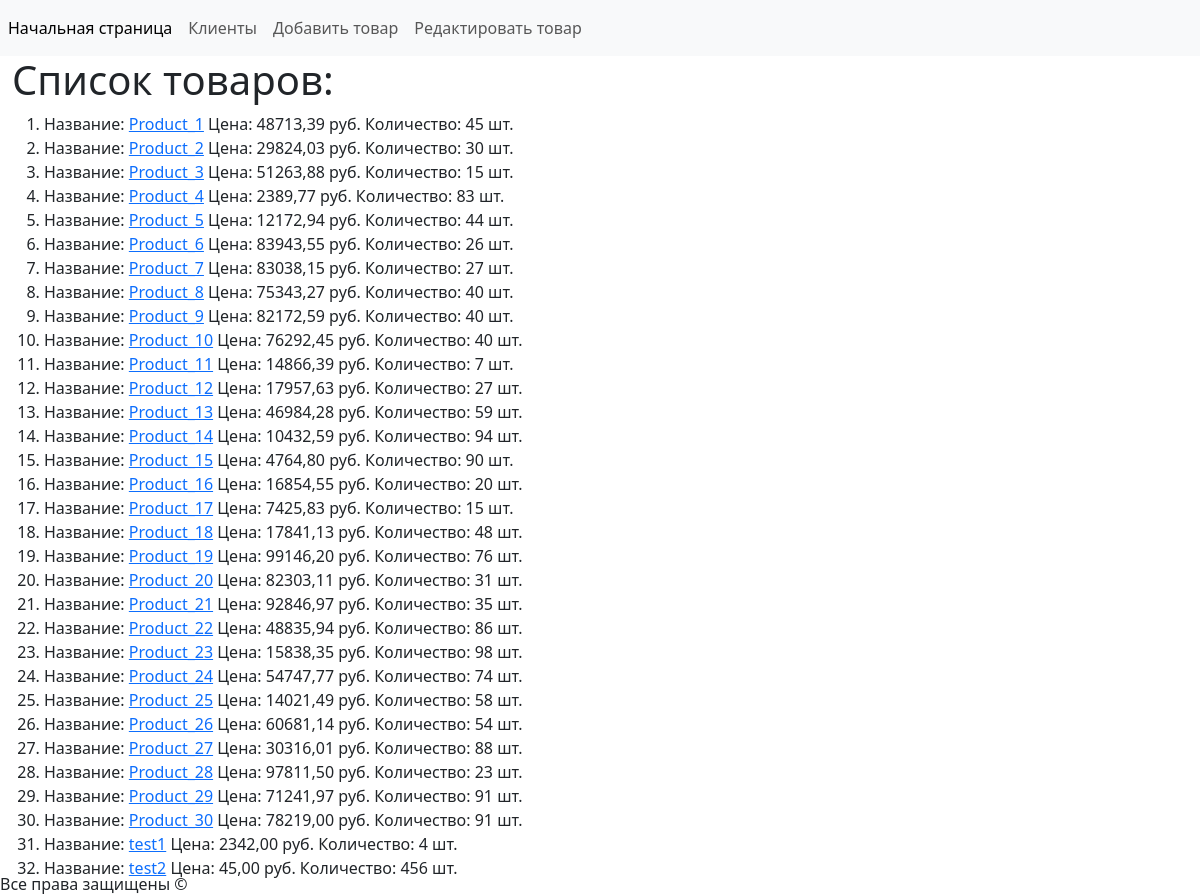
The page / on the database its author committed.
### shop/models.py (models this page shows, shortened)
class Product(models.Model):
    name = models.CharField(max_length=200)
    description = models.TextField(default=None)
    price = models.DecimalField(max_digits=10, decimal_places=2)
    quantity = models.IntegerField(default=0)
    add_date = models.DateField(default=None)
    image = models.ImageField(null=True)

### shop/views.py (the view)
# urls.py: path('', views.GetIndex.as_view(), name='get_index'),
class GetIndex(View):
    def get(self, request):
        products = Product.objects.all()
        title_content = 'Список товаров:'
        context = {'title': 'Интернет-магазин',
                    'content': {'title': title_content,
                                'result': products,
                                }
                    }
        return render(request, 'shop/index.html', context)

### shop/templates/shop/index.html (shortened to what this page needs)
{% extends 'base.html' %}
{% block content %}
  <h1>{{ content.title }}</h1>
  {% if content.result %}
    <ol>
      {% for product in content.result %}
        <li>
          Название: <a href="{% url 'get_product_id' product.id %}">{{ product.name }}</a>
          Цена: {{ product.price }} руб.
          Количество: {{ product.quantity }} шт.
        </li>
      {% endfor %}
    </ol>
  {% else %}
    <p>Ожидается поступление товаров</p>
  {% endif %}
{% endblock %}

### rows shown on the page
Product: name "Product_1", price "48713,39", quantity "45"
Product: name "Product_2", price "29824,03", quantity "30"
Product: name "Product_3", price "51263,88", quantity "15"
Product: name "Product_4", price "2389,77", quantity "83"
Product: name "Product_5", price "12172,94", quantity "44"
Product: name "Product_6", price "83943,55", quantity "26"
Product: name "Product_7", price "83038,15", quantity "27"
Product: name "Product_8", price "75343,27", quantity "40"
Product: name "Product_9", price "82172,59", quantity "40"
Product: name "Product_10", price "76292,45", quantity "40"
Product: name "Product_11", price "14866,39", quantity "7"
Product: name "Product_12", price "17957,63", quantity "27"
Product: name "Product_13", price "46984,28", quantity "59"
Product: name "Product_14", price "10432,59", quantity "94"
Product: name "Product_15", price "4764,80", quantity "90"
Product: name "Product_16", price "16854,55", quantity "20"
Product: name "Product_17", price "7425,83", quantity "15"
Product: name "Product_18", price "17841,13", quantity "48"
Product: name "Product_19", price "99146,20", quantity "76"
Product: name "Product_20", price "82303,11", quantity "31"
Product: name "Product_21", price "92846,97", quantity "35"
Product: name "Product_22", price "48835,94", quantity "86"
Product: name "Product_23", price "15838,35", quantity "98"
Product: name "Product_24", price "54747,77", quantity "74"
Product: name "Product_25", price "14021,49", quantity "58"
Product: name "Product_26", price "60681,14", quantity "54"
Product: name "Product_27", price "30316,01", quantity "88"
Product: name "Product_28", price "97811,50", quantity "23"
Product: name "Product_29", price "71241,97", quantity "91"
Product: name "Product_30", price "78219,00", quantity "91"
Product: name "test1", price "2342,00", quantity "4"
Product: name "test2", price "45,00", quantity "456"

### other values the page prints
{{ content.title }} "Список товаров:"
